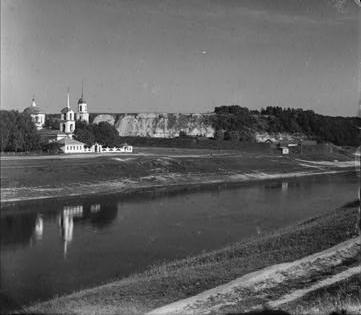
%> input picture 1st Exercise Round/Submission/Matlab/Images/00125v_R.jpg, 361 x 315 px; its folder holds 4 pictures in this run
$ octave --eval "run_task_colorizing;"   (GNU Octave 9; MATLAB toolbox functions it lacks are replaced by stand-ins)
%> lines starting %> are read from the running program, lines starting %| are printed output that depends on the picture
### 1st Exercise Round/Submission/Matlab/LoadRGBGlassPlateScans.m
function [R G B] = LoadRGBGlassPlateScans( imageName )

%Function that loads the RGB Glass Plate scans from the folder images
% Authors
%   * David Pfahler
% Input
%  imageName: The name of the image file
% Output
%   R,G,B: The 3 image files as matrices
% Example:
%   [R G B] = LoadRGBGlassPlateScans( 'image name' );

RGB_names = {'_R';'_G';'_B'};
RGB = cell(3,1);

for i = 1:3
   fullPath = sprintf('Images/%s%s.jpg',cell2mat(imageName),cell2mat(RGB_names(i)));
   RGB(i) = {imread(fullPath)};
end

R = cell2mat(RGB(1));
%> R is the input picture: size 315x361 uint8; min 0, max 255, mean 97.4
G = cell2mat(RGB(2));
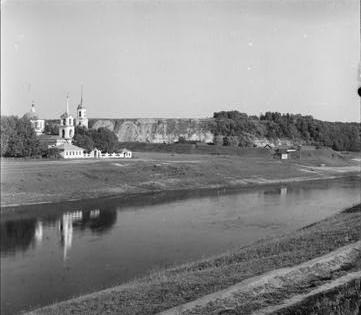
%> G: size 315x361 uint8; min 0, max 255, mean 141.3
B = cell2mat(RGB(3));

end

### 1st Exercise Round/Submission/Matlab/FasterAlignWithNCCMetric.m
function I_aligned = FasterAlignWithNCCMetric( I_1 , I_2 , SearchSize)

%Function that tries to align the second image to the first by using the
%NCC Metric and the specified kernel size.
% Authors
%   * David Pfahler
% Input
%  I_1: The base image which I_2 gets aligned to
%  I_2: The image that gets aligned with I_1 must have the same size
%  SearchSize: The distance to seachrch for possible displacements of I_1 and I_2
% Output
%   I_aligned: The aligned I_2 image
% Example:
%   I_aligned = AlignWithNCCMetric( I_1 , I_2 , KernelSize)

% determining the maximum level of a pyramid by the maximum of the size
MaximumLevelByImageSize = ceil( log2( max( size( I_2 )) ) );

% The search size gets divided by 2 for every pyramid we have. So we only
% can have maximum logarithmus dualis of the search size image pyramids.
MaximumLevelBySearchSize = ceil(log2(SearchSize));

% Actually the search size should never be greater than the image size. But
% just for beeing sure...
NumPyramids = min(MaximumLevelByImageSize,MaximumLevelBySearchSize);

% The SearchSize gets set to 1 because of the above assumptions
SearchSize = 1;

% Create the pyramids cell array
c_Pyramids = cell(NumPyramids,2);
c_Pyramids(1,1) = {I_1};
c_Pyramids(1,2) = {I_2};

% Create pyramids for the Image 1 and 2 (-1 because the first image is
% already in the pyramid
for i = 1:NumPyramids-1
    c_Pyramids(i+1,1) = {impyramid(cell2mat(c_Pyramids(i,1)), 'reduce')};
    c_Pyramids(i+1,2) = {impyramid(cell2mat(c_Pyramids(i,2)), 'reduce')};
end

% This is the shift the I_2 image will get shifted after the calculation
FinShift = [0 0];

% Iterate from the smallest image to the biggest and on each iteration
% get a better result for the final shift
for i = NumPyramids:-1:1

    % calculate the best match shift for the image pyramid for the base
    % image of the same image pyramid level and adjust this value with the
    % previous calculated shift time two because the shift comes from a
    % lower pyrimd level
    FinShift = AlignWithNCCMetric( ...
        cell2mat(c_Pyramids(i,1)), ...
        cell2mat(c_Pyramids(i,2)), ...
        SearchSize, ...
        FinShift * 2);
end

% Align the output Image with the sum of the multiplied shifts
I_aligned = circshift( I_2  , FinShift);

end

### 1st Exercise Round/Submission/Matlab/AlignWithNCCMetric.m
function [BestMatchCircShift, BestMatchMetric] = AlignWithNCCMetric( I_1 , I_2 , SearchSize, SearchOffset)

%Function that tries to align the second image to the first by using the
%NCC Metric and the specified kernel size.
% Authors
%   * David Pfahler
% Input
%  I_1: The base image which I_2 gets aligned to
%  I_2: The image that gets aligned with I_1
%  SearchSize: The distance to seachrch for possible displacements of I_1 and I_2
%  SearchOffset: The offset where the search should get started from each
%  pixel. Default = [0 0]
% Output
%   BestMatchCircShift: The shift that the image I_2 has to get to get
%   aligned to I_1
%   BestMatchMetric: The Value of the metric the higher the better.
% Example:
%   BestMatchCircShift = AlignWithNCCMetric( I_1 , I_2 , KernelSize)
%   BestMatchCircShift = AlignWithNCCMetric( I_1 , I_2 , KernelSize, [offsetX offsetY])
%   I_aligned = circshift( I_2 , BestMatchCircShift );

if nargin < 4
    SearchOffset = [0 0];
end
BestMatchMetric = 0;
BestMatchCircShift = SearchOffset;

% Only search the center 70% of the image to reduce the error from the
% borders
CutLeftUpper = floor(size(I_1) .* 0.15);
CutRightBottom = ceil(size(I_1) .* 0.85);
x = CutLeftUpper(1):CutRightBottom(1);
y = CutLeftUpper(2):CutRightBottom(2);
I_1 = I_1(x,y,:);
I_2 = I_2(x,y,:);

% Filter the image with the laplacian of the gaussion before calculating
% the metric to get better features
 h = fspecial('log');
 I_FILTERED_1 = imfilter(I_1,h);
 I_FILTERED_2 = imfilter(I_2,h);

for i = SearchOffset(1)-SearchSize:SearchOffset(1)+SearchSize
   for j = SearchOffset(2)-SearchSize:SearchOffset(2)+SearchSize
       I_2_Shifted = circshift(I_2,[i j]);
       I_FILTERED_2_Shifted = circshift(I_FILTERED_2,[i j]);
       % metric that calculates how good the image is aligned
       MatchMetric = corr2(I_1,I_2_Shifted) + corr2(I_FILTERED_1,I_FILTERED_2_Shifted);
%       MatchMetric = corr2(I_1,I_2_Shifted);
       % update best match if it is better
       if MatchMetric > BestMatchMetric
           BestMatchMetric = MatchMetric;
           BestMatchCircShift = [i j];
       end
   end
end
end

### 1st Exercise Round/Submission/Matlab/SaveRGBImagesForReport.m
function SaveRGBImagesForReport(imageName, imageRGB, elapsedTime, additionalInfo)
% Function that saves the composed Images in the "Output/" Folder for the
% Report
% Author
%   Robin Melan
% Input
%   imageName
%   imageRGB:           RGB Image
%   elapsedTime:        Runtime of the algorithm
%   additionalInfo:     Additional Info for the filename
%
% Example
%   SaveRGBImagesForReport('00125v', MxNx3, 10, 'with_bonus');

outputFolder = 'Output/';

%% Create 'Output/' Folder if it does not exist
if (exist(outputFolder,'file') == 0)
    mkdir(outputFolder);
end


%% Save Images in the 'Output/' Folder
fileNamePath = sprintf('%s%s_%ss_%s.jpg',outputFolder, cell2mat(imageName),elapsedTime,additionalInfo);
imwrite(imageRGB,fileNamePath);

end

### 1st Exercise Round/Submission/Matlab/run_task_colorizing.m
function run_task_colorizing()
%Function that starts the code for the Assignment 1: Colorizing Images
% Authors
%   * David Pfahler
%   * Matthias Gusenbauer
%   * Robin Melan

%% initialization
%constant array with names of the images (each image has 3 images in the
%containing folder which are not aligned (RGB)
imageNames = ...
{'00125v','00149v','00153v','00351v','00398v','01112v','00882a','00245a','00876a','01043a','01251a'}; % all images
%{'01251a'}; %newest image
%{'00882a','00245a','00876a','01043a'}; % The Big images
%{'00153v'}; % the problem image
%{'00125v','00149v','00153v','00351v','00398v','01112v'}; %the small images
%{'00125v','00149v','00153v','00351v','00398v','01112v','00882a','00245a','00876a','01043a','01251a'}; % all images

for imageName = imageNames
    %% load images

    [R, G, B] = LoadRGBGlassPlateScans(imageName);
    imageWithoutCorr   = cat(3, R, G, B);
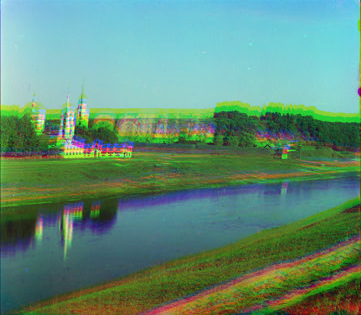
%> imageWithoutCorr: size 315x361x3 uint8; mean R, G, B 97.4, 141.3, 118.9

    %% align images automatically
    % Take time
    tic;

    % The misalignment of the images is at a maximum of 5% (Just an
    % assumption)
    SearchSize = floor(min(size(R))/20);
%> SearchSize = 15

    G_aligned = FasterAlignWithNCCMetric(R,G,SearchSize);
    B_aligned = FasterAlignWithNCCMetric(R,B,SearchSize);
%> call 2 of FasterAlignWithNCCMetric, with SearchSize = 15
%> in FasterAlignWithNCCMetric (call 2), `I_aligned = circshift( I_2  , FinShift);`:
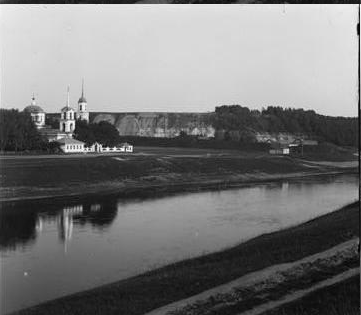
%> I_aligned: size 315x361 uint8; min 0, max 255, mean 118.9; mean of the top-left, top-right, bottom-left and bottom-right quarters 170.6, 163.6, 73.2, 68.6
    R_aligned = R;

    elapsedTimeFast = num2str(toc);

    % combine and display them
    RGB = cat(3, R_aligned, G_aligned, B_aligned);
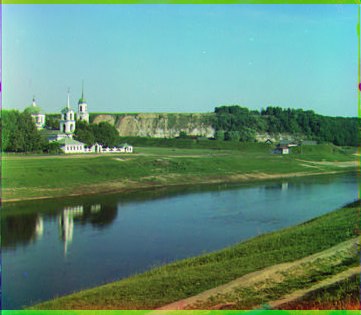
%> RGB: size 315x361x3 uint8; mean R, G, B 97.4, 141.3, 118.9; mean of the top-left, top-right, bottom-left and bottom-right quarters 160.3, 147.7, 83, 86.2
    figure;
    imshow(RGB);
    imageWithCorrBonus = RGB;

    if SearchSize < 20

        tic
        G_aligned = circshift( G , AlignWithNCCMetric(R,G,SearchSize) );
%> in AlignWithNCCMetric (call 9), `I_1 = I_1(x,y,:);`:
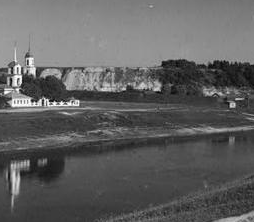
%> I_1: size 222x254 uint8; min 0, max 255, mean 96.3
        B_aligned = circshift( B , AlignWithNCCMetric(R,B,SearchSize) );
%> in AlignWithNCCMetric (call 10), `I_2 = I_2(x,y,:);`:
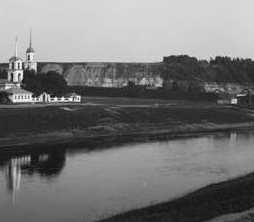
%> I_2: size 222x254 uint8; min 9, max 255, mean 117.7
%> in AlignWithNCCMetric (call 10), `I_FILTERED_2 = imfilter(I_2,h);`:
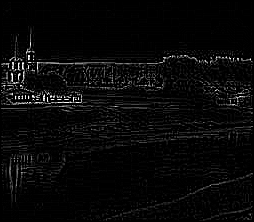
%> I_FILTERED_2: size 222x254 uint8; min 0, max 255, mean 8.6
        R_aligned = R;

        elapsedTimeSimple = num2str(toc);

        % combine and display them
        RGB2 = cat(3, R_aligned, G_aligned, B_aligned);

        figure;
        imshow(RGB2);

        % Save new Image with and without Correlation for the Report

        imageWithCorr      = RGB2;
        SaveRGBImagesForReport(imageName, imageWithCorr, elapsedTimeSimple, 'without_bonus');


    end
    SaveRGBImagesForReport(imageName, imageWithoutCorr, '', 'unaligned');
    SaveRGBImagesForReport(imageName, imageWithCorrBonus, elapsedTimeFast, 'with_bonus');
%> the run ends on the next line

end

end
